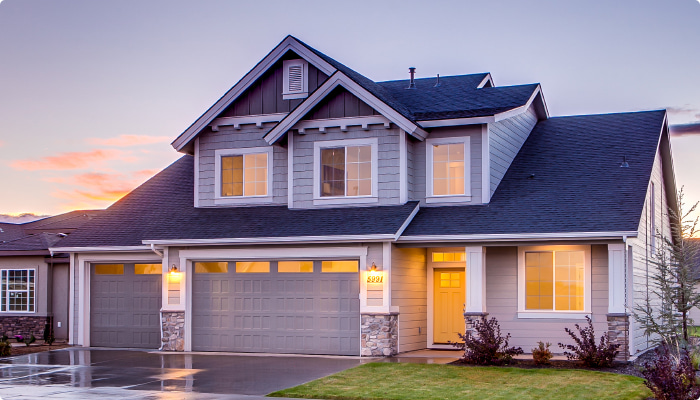
#> input picture MachineLearnning_Excercise/Image_Features_1/image.jpg, 700 x 400 px
$ jupyter execute SIFT.ipynb
#> lines starting #> are read from the running program, lines starting #| are printed output that depends on the picture
[cell 1]
import cv2
import matplotlib.pyplot as plt

# 이미지 로드
image = cv2.imread('image.jpg')
#> image is the input picture: shape (400, 700, 3); mean B, G, R 143.9, 129.8, 143
gray = cv2.cvtColor(image, cv2.COLOR_BGR2GRAY)
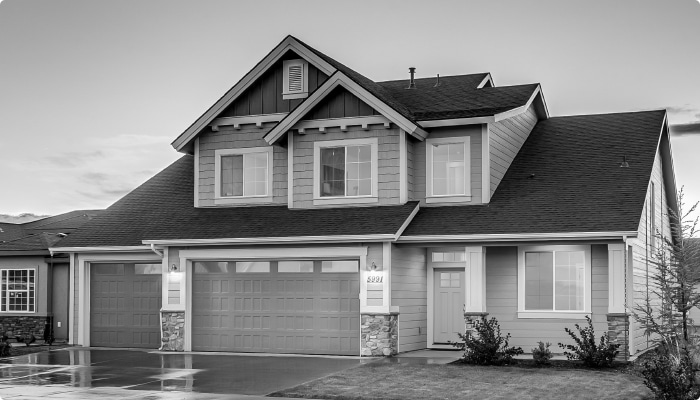
#> gray: shape (400, 700); min 0, max 255, mean 135.4

# SIFT 특징 추출기 생성
sift = cv2.SIFT_create()
keypoints, descriptors = sift.detectAndCompute(gray, None)
#> keypoints = 1033 keypoints; strongest (x, y, size): (412, 70, 3.9), (480, 86, 3.3), (681, 313, 1.8), (32, 272, 3.1)

# 특징점을 이미지에 그리기
img_sift = cv2.drawKeypoints(image, keypoints, None, flags=cv2.DRAW_MATCHES_FLAGS_DRAW_RICH_KEYPOINTS)
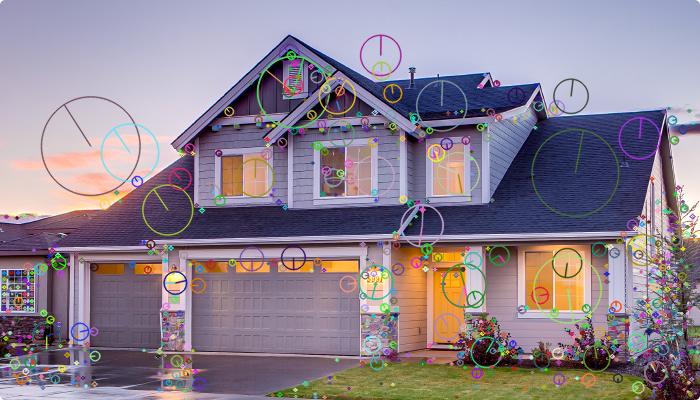
#> img_sift: shape (400, 700, 3); mean B, G, R 143.9, 131.1, 142.6
plt.imshow(cv2.cvtColor(img_sift, cv2.COLOR_BGR2RGB))
plt.title('SIFT Features')
plt.show()
